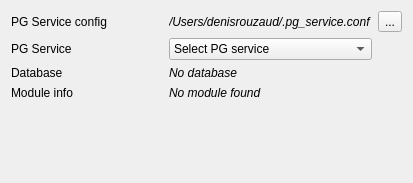
<?xml version="1.0" encoding="UTF-8"?>
<ui version="4.0">
 <class>Form</class>
 <widget class="QWidget" name="Form">
  <property name="geometry">
   <rect>
    <x>0</x>
    <y>0</y>
    <width>413</width>
    <height>183</height>
   </rect>
  </property>
  <property name="windowTitle">
   <string>Form</string>
  </property>
  <layout class="QGridLayout" name="gridLayout">
   <item row="2" column="0">
    <widget class="QLabel" name="label_4">
     <property name="text">
      <string>Database</string>
     </property>
    </widget>
   </item>
   <item row="1" column="1">
    <widget class="QComboBox" name="db_services_comboBox">
     <item>
      <property name="text">
       <string>Select PG service</string>
      </property>
     </item>
     <item>
      <property name="text">
       <string>tww_pully_admin</string>
      </property>
     </item>
     <item>
      <property name="text">
       <string>tww_pully_user</string>
      </property>
     </item>
     <item>
      <property name="text">
       <string>tdw_pully_admin</string>
      </property>
     </item>
     <item>
      <property name="text">
       <string>tdw_pully_user</string>
      </property>
     </item>
     <item>
      <property name="text">
       <string>jardins_admin</string>
      </property>
     </item>
    </widget>
   </item>
   <item row="0" column="0">
    <widget class="QLabel" name="label_9">
     <property name="text">
      <string>PG Service config</string>
     </property>
    </widget>
   </item>
   <item row="3" column="0">
    <widget class="QLabel" name="label_11">
     <property name="text">
      <string>Module info</string>
     </property>
    </widget>
   </item>
   <item row="0" column="1">
    <widget class="QLabel" name="db_servicesConfigFilePath_label">
     <property name="font">
      <font>
       <italic>true</italic>
      </font>
     </property>
     <property name="text">
      <string>/Users/denisrouzaud/.pg_service.conf</string>
     </property>
     <property name="textInteractionFlags">
      <set>Qt::NoTextInteraction</set>
     </property>
    </widget>
   </item>
   <item row="1" column="0">
    <widget class="QLabel" name="label_3">
     <property name="text">
      <string>PG Service</string>
     </property>
    </widget>
   </item>
   <item row="2" column="1">
    <widget class="QLabel" name="db_database_label">
     <property name="font">
      <font>
       <italic>true</italic>
      </font>
     </property>
     <property name="text">
      <string>No database</string>
     </property>
    </widget>
   </item>
   <item row="3" column="1">
    <widget class="QLabel" name="db_moduleInfo_label">
     <property name="font">
      <font>
       <italic>true</italic>
      </font>
     </property>
     <property name="text">
      <string>No module found</string>
     </property>
    </widget>
   </item>
   <item row="0" column="2">
    <widget class="QToolButton" name="db_operations_toolButton">
     <property name="text">
      <string>...</string>
     </property>
     <property name="popupMode">
      <enum>QToolButton::InstantPopup</enum>
     </property>
    </widget>
   </item>
   <item row="4" column="0">
    <spacer name="verticalSpacer">
     <property name="orientation">
      <enum>Qt::Vertical</enum>
     </property>
     <property name="sizeHint" stdset="0">
      <size>
       <width>20</width>
       <height>40</height>
      </size>
     </property>
    </spacer>
   </item>
  </layout>
 </widget>
 <resources/>
 <connections/>
</ui>
